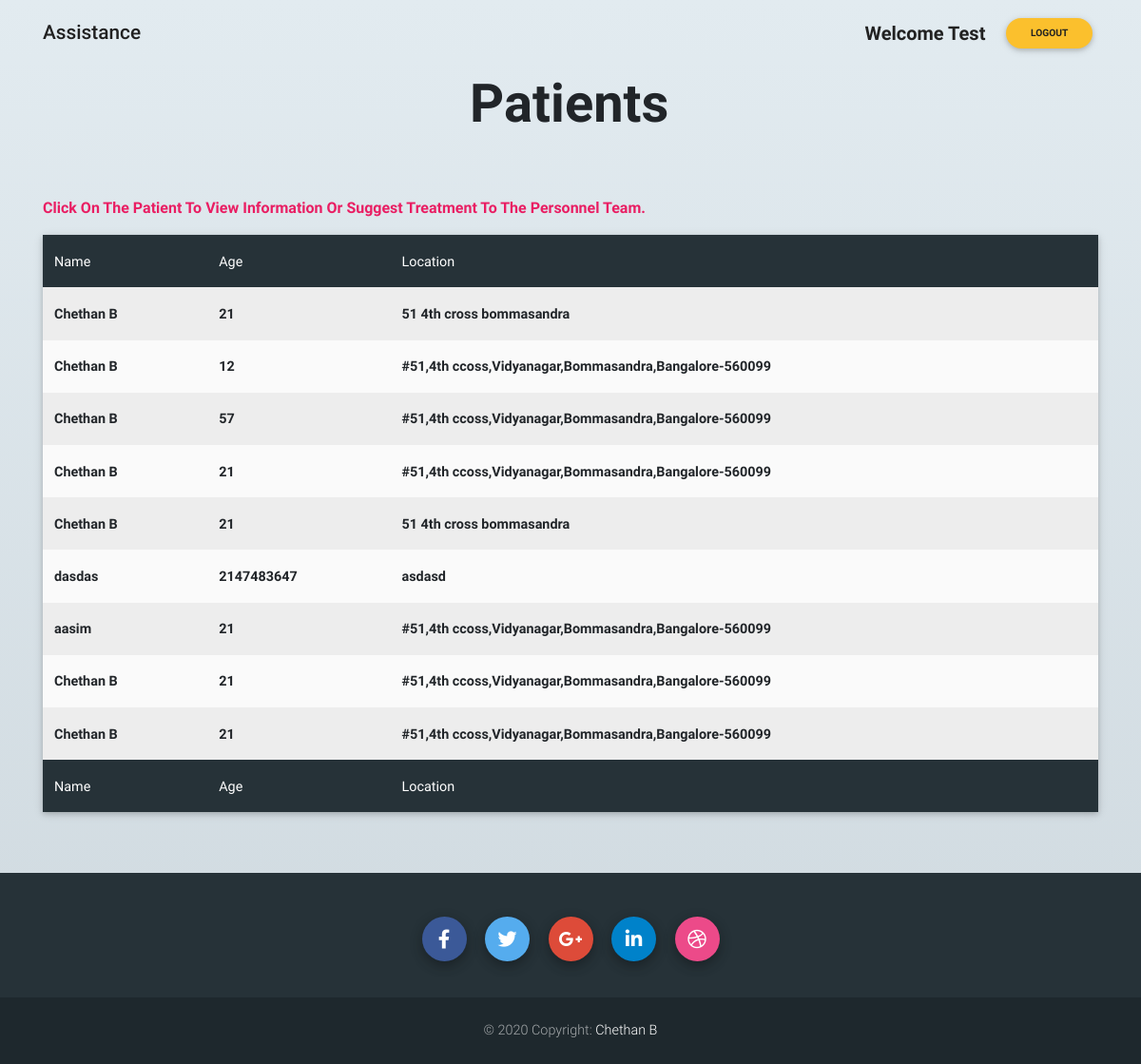
The app's page /inc/welcomedoctor.php (signed in) with its own data.
### tables this page shows
CREATE TABLE `patientadd` (
  `id` int(255) NOT NULL,
  `name` text NOT NULL,
  `age` int(3) NOT NULL,
  `phone` bigint(11) NOT NULL,
  `loc` varchar(1000) NOT NULL,
  `medicine` varchar(100) NOT NULL,
  `cond` text DEFAULT NULL,
  `allergy` text NOT NULL,
  `emergency` text NOT NULL,
  `mh` text NOT NULL,
  `dob` text NOT NULL,
  `blood` text NOT NULL
);

### inc/welcomedoctor.php (the view, shortened to what this page needs)
<?php
$db = mysqli_connect("localhost", "root", "", "covid") or die(mysqli_connect_error());
$query = "SELECT * FROM `patientadd` ORDER BY `id` desc;";
$result = mysqli_query($db, $query);
?>
<!DOCTYPE html>
<html lang="en">
<head>
    <link rel="stylesheet" href="https://use.fontawesome.com/releases/v5.11.2/css/all.css">
    <link href="../css/bootstrap.min.css" type="text/css" rel="stylesheet">
    <link href="../css/mdb.min.css" rel="stylesheet" type="text/css">
    <link href="../css/addons/datatables.min.css" rel="stylesheet">
    <link href="../css/addons/datatables-select.min.css" rel="stylesheet">
    <link rel="stylesheet" href="mdb.min.css">
    <link rel="stylesheet" href="db1.css">
    <link rel="stylesheet" href="db2.css">
</head>
<?php
$count = mysqli_num_rows($result);
if ($count > 0) {
?>
    <body class="heavy-rain-gradient medical-lp">
    <?php
} else {
    ?>
        <body class="cloudy-knoxville-gradient medical-lp">
        <?php
    }
        ?>
        <main>
            <nav class="navbar navbar-expand-md navbar-dark fixed-top scrolling-navbar">
                <div class="container d-flex justify-content-between">
                    <a id="brandanime" class="animated tada ml-md-0 ml-4" class="navbar-brand font-weight-bold lead ml-md-0 ml-5" href="#"><strong class="text-dark btn-change brandas">Assistance</strong></a>
                    <div class="collapse navbar-collapse" id="navbarSupportedContent">
                        <ul class="navbar-nav ml-auto smooth-scroll flex-center">
                            <li class="nav-item">
                                <span class="nav-link" data-offset="80"><span class="lead font-weight-bold text-capitalize text-dark btn-change brandas">Welcome <?php echo $_SESSION['userdoc']; ?></span></span>
                            </li>
                            <li class="nav-item ml-2">
                                <a id="logout-btn" href="../index.php?logout=1" class="btn btn-rounded btn-sm btn-yellow text-dark font-weight-bold">Logout</a>
                            </li>
                        </ul>
                    </div>
                </div>
            </nav>
            <?php
            $count = mysqli_num_rows($result);
            if ($count > 0) {
            ?>
                <div id="size" class="view flex-center mb-5">
                    <div class="container overflow-auto">
                        <div class="row flex-center mb-5">
                            <h1 class="ml1">
                                <span class="text-wrapper">
                                    <span class="letters">Patients</span>
                                </span>
                            </h1>
                        </div>
                    <?php
                }
                $count = mysqli_num_rows($result);
                if ($count > 0) {
                    ?>
                        <div class="font-weight-bold my-3 text-capitalize pink-text">
                            click on the patient to view information or suggest treatment to the personnel team.
                        </div>
                        <table id="table" class="table table-striped table-borderless table-hover table-responsive-xs table-active z-depth-1" cellspacing="0" width="100%">
                            <thead class="colornav">
                                <tr>
                                    <th colspan="2" class="th-sm">Name
                                    </th>
                                    <th colspan="2" class="th-sm">Age
                                    </th>
                                    <th colspan="2" class="th-sm">Location
                                    </th>
                                </tr>
                            </thead>
                            <tbody class="font-weight-bold grey lighten-5">
                                <?php
                                while ($row = mysqli_fetch_array($result)) {
                                ?>
                                    <tr id="tr" class="font-weight-bold">
                                        <td colspan="2" class="font-weight-bold name"> <?php echo $row["name"]; ?> </td>
                                        <td colspan="2" class="font-weight-bold age"> <?php echo $row["age"]; ?> </td>
                                        <td colspan="2" class="font-weight-bold loc" style="word-break:break-word;"><?php echo $row["loc"]; ?> </td>
                                    </tr>
                                <?php
                                }
                                ?>
                            </tbody>
                            <tfoot class="colornav">
                                <tr>
                                    <th colspan="2" class="th-sm">Name
                                    </th>
                                    <th colspan="2" class="th-sm">Age
                                    </th>
                                    <th colspan="2" class="th-sm">Location
                                    </th>
                                </tr>
                            </tfoot>
                        </table>
                    </div>
                </div>
            <?php
                }
            ?>
            <footer class="page-footer font-small special-color-dark pt-4 w-100">
                <div class="container py-2 my-1">
                    <ul class="list-unstyled list-inline text-center">
                        <li class="list-inline-item">
                            <a class="btn-floating btn-fb mx-1">
                                <i class="fab fa-facebook-f"> </i>
                            </a>
                        </li>
                        <li class="list-inline-item">
                            <a class="btn-floating btn-tw mx-1">
                                <i class="fab fa-twitter"> </i>
                            </a>
                        </li>
                        <li class="list-inline-item">
                            <a class="btn-floating btn-gplus mx-1">
                                <i class="fab fa-google-plus-g"> </i>
                            </a>
                        </li>
                        <li class="list-inline-item">
                            <a class="btn-floating btn-li mx-1">
                                <i class="fab fa-linkedin-in"> </i>
                            </a>
                        </li>
                        <li class="list-inline-item">
                            <a class="btn-floating btn-dribbble mx-1">
                                <i class="fab fa-dribbble"> </i>
                            </a>
                        </li>
                    </ul>
                </div>
                <div class="footer-copyright text-center py-4 text-capitalize text-justify">© 2020 Copyright:
                    <a href="#"> Chethan B</a>
                </div>
            </footer>
        </main>
        </body>
</html>

### inc/db1.css (style rules this page uses)
table.dataTable thead { cursor:pointer }

### inc/welcomedoctor.php (style rules this page uses)
* { box-sizing: border-box; }
html, body { margin: 0; padding: 0; }
#brandanime { font-size: 1.3em; }
.navbar:not(.top-nav-collapse) { background: transparent !important; }
.colornav { background: #263238; color: white; }
.ml1 { font-weight: 900; font-size: 3.5em; }
.ml1 .text-wrapper { position: relative; display: inline-block; padding-top: 0.1em; padding-right: 0.05em; padding-bottom: 0.15em; }
#size { margin-top: 70px; overflow: auto; }
html, body, header, .view { min-height: 90vh; }
html, body, header, .view1 { min-height: 90vh; }

### records on screen
patientadd: name "Chethan B", age "21", loc "51 4th cross bommasandra"
patientadd: name "Chethan B", age "12", loc "#51,4th ccoss,Vidyanagar,Bommasandra,Bangalore-560099"
patientadd: name "Chethan B", age "57", loc "#51,4th ccoss,Vidyanagar,Bommasandra,Bangalore-560099"
patientadd: name "Chethan B", age "21", loc "#51,4th ccoss,Vidyanagar,Bommasandra,Bangalore-560099"
patientadd: name "Chethan B", age "21", loc "51 4th cross bommasandra"
patientadd: name "dasdas", age "2147483647", loc "asdasd"
patientadd: name "aasim", age "21", loc "#51,4th ccoss,Vidyanagar,Bommasandra,Bangalore-560099"
patientadd: name "Chethan B", age "21", loc "#51,4th ccoss,Vidyanagar,Bommasandra,Bangalore-560099"
patientadd: name "Chethan B", age "21", loc "#51,4th ccoss,Vidyanagar,Bommasandra,Bangalore-560099"

### other values on screen
$_SESSION['userdoc'] "Test"
